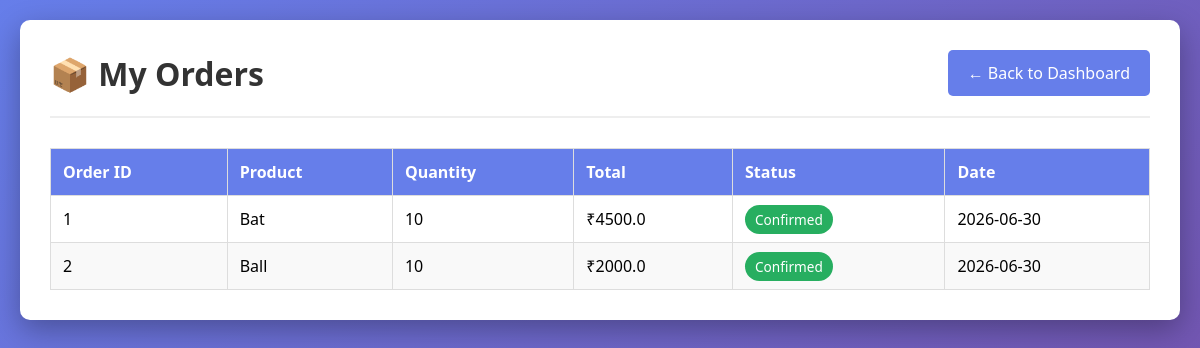
Screenshot of /customer/my_orders (signed in) with the database file from the repository.
### tables this page shows
CREATE TABLE orders (
        order_id INTEGER PRIMARY KEY AUTOINCREMENT,
        customer_id INTEGER,
        product_id TEXT,
        product_name TEXT,
        quantity INTEGER,
        total REAL,
        status TEXT,
        order_date TEXT,
        FOREIGN KEY (customer_id) REFERENCES users(user_id)
    );

### app.py (the view)
@app.route("/customer/my_orders")
@login_required
@customer_required
def customer_my_orders():
    customer_id = session['user_id']
    conn = sqlite3.connect("inventory.db")
    cursor = conn.cursor()
    cursor.execute("SELECT * FROM orders WHERE customer_id = ? ORDER BY order_date DESC", (customer_id,))
    orders = cursor.fetchall()
    conn.close()
    return render_template("customer/my_orders.html", orders=orders)

### app.py (called while the page is built)
def login_required(f):
    @wraps(f)
    def decorated_function(*args, **kwargs):
        if 'user_id' not in session:
            return redirect(url_for('login'))
        return f(*args, **kwargs)
    return decorated_function

def customer_required(f):
    @wraps(f)
    def decorated_function(*args, **kwargs):
        if session.get('role') != 'customer':
            return "Access Denied", 403
        return f(*args, **kwargs)
    return decorated_function

### templates/customer/my_orders.html (shortened to what this page needs)
<!DOCTYPE html>
<html lang="en">
<head>
    <link rel="stylesheet" href="{{ url_for('static', filename='style.css') }}">
</head>
<body>
    <div class="container">
        <div class="header">
            <h1>📦 My Orders</h1>
            <a href="/customer/dashboard" class="btn">← Back to Dashboard</a>
        </div>
        {% if orders %}
        <table>
            <thead>
                <tr>
                    <th>Order ID</th>
                    <th>Product</th>
                    <th>Quantity</th>
                    <th>Total</th>
                    <th>Status</th>
                    <th>Date</th>
                </tr>
            </thead>
            <tbody>
                {% for order in orders %}
                <tr>
                    <td>{{ order[0] }}</td>
                    <td>{{ order[3] }}</td>
                    <td>{{ order[4] }}</td>
                    <td>₹{{ order[5] }}</td>
                    <td><span class="status-badge">{{ order[6] }}</span></td>
                    <td>{{ order[7] }}</td>
                </tr>
                {% endfor %}
            </tbody>
        </table>
        {% else %}
        <p class="no-data">You haven't placed any orders yet.</p>
        {% endif %}
    </div>
</body>
</html>

### static/style.css (style rules this page uses)
* { margin: 0; padding: 0; box-sizing: border-box; }
body { font-family: 'Segoe UI', Tahoma, Geneva, Verdana, sans-serif; background: linear-gradient(135deg, #667eea 0%, #764ba2 100%); min-height: 100vh; padding: 20px; }
.container { max-width: 1200px; margin: 0 auto; background: white; padding: 30px; border-radius: 10px; box-shadow: 0 10px 30px rgba(0,0,0,0.3); }
.header { display: flex; justify-content: space-between; align-items: center; margin-bottom: 30px; padding-bottom: 20px; border-bottom: 2px solid #eee; }
.header h1 { color: #333; font-size: 2em; }
.btn { display: inline-block; background: #667eea; color: white; padding: 12px 20px; text-decoration: none; border-radius: 5px; text-align: center; transition: 0.3s; border: none; cursor: pointer; font-size: 1em; }
table { width: 100%; border-collapse: collapse; margin-top: 20px; }
th, td { border: 1px solid #ddd; padding: 12px; text-align: left; }
th { background: #667eea; color: white; font-weight: bold; }
tr:nth-child(even) { background: #f9f9f9; }
.status-badge { background: #27ae60; color: white; padding: 5px 10px; border-radius: 15px; font-size: 0.85em; }
h1 { color: #333; }

### rows the page displays
orders: order_id "1", product_name "Bat", quantity "10", total "4500.0", status "Confirmed", order_date "2026-06-30"
orders: order_id "2", product_name "Ball", quantity "10", total "2000.0", status "Confirmed", order_date "2026-06-30"
